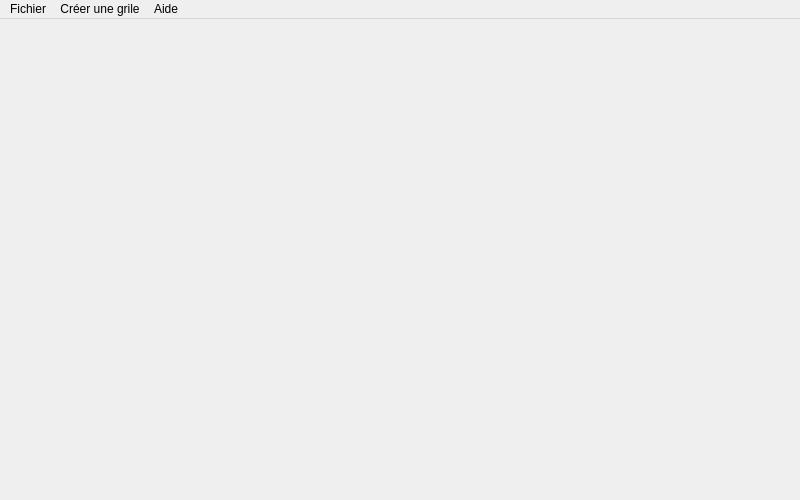
<?xml version="1.0" encoding="UTF-8"?>
<ui version="4.0">
 <class>MainWindow</class>
 <widget class="QMainWindow" name="MainWindow">
  <property name="geometry">
   <rect>
    <x>0</x>
    <y>0</y>
    <width>800</width>
    <height>500</height>
   </rect>
  </property>
  <property name="windowTitle">
   <string>Perlea Creator</string>
  </property>
  <widget class="QWidget" name="centralWidget">
   <widget class="QLabel" name="image">
    <property name="geometry">
     <rect>
      <x>10</x>
      <y>10</y>
      <width>781</width>
      <height>461</height>
     </rect>
    </property>
    <property name="text">
     <string/>
    </property>
   </widget>
  </widget>
  <widget class="QMenuBar" name="menuBar">
   <property name="geometry">
    <rect>
     <x>0</x>
     <y>0</y>
     <width>800</width>
     <height>21</height>
    </rect>
   </property>
   <widget class="QMenu" name="menuFichier">
    <property name="title">
     <string>Fichier</string>
    </property>
    <addaction name="actionOuvrir"/>
    <addaction name="actionEnregistrer"/>
    <addaction name="actionQuitter"/>
   </widget>
   <widget class="QMenu" name="menuGrilles">
    <property name="title">
     <string>Créer une grile</string>
    </property>
    <addaction name="actionLoom"/>
    <addaction name="actionPeyote"/>
    <addaction name="actionSquare"/>
    <addaction name="actionBrick"/>
   </widget>
   <widget class="QMenu" name="menuAide">
    <property name="title">
     <string>Aide</string>
    </property>
   </widget>
   <addaction name="menuFichier"/>
   <addaction name="menuGrilles"/>
   <addaction name="menuAide"/>
  </widget>
  <action name="actionQuitter">
   <property name="text">
    <string>Quitter</string>
   </property>
  </action>
  <action name="actionOuvrir">
   <property name="text">
    <string>Ouvrir image...</string>
   </property>
  </action>
  <action name="actionLoom">
   <property name="enabled">
    <bool>true</bool>
   </property>
   <property name="text">
    <string>Loom...</string>
   </property>
  </action>
  <action name="actionPeyote">
   <property name="enabled">
    <bool>true</bool>
   </property>
   <property name="text">
    <string>Peyote...</string>
   </property>
  </action>
  <action name="actionEnregistrer">
   <property name="enabled">
    <bool>false</bool>
   </property>
   <property name="text">
    <string>Enregistrer...</string>
   </property>
  </action>
  <action name="actionSquare">
   <property name="text">
    <string>Square...</string>
   </property>
  </action>
  <action name="actionBrick">
   <property name="text">
    <string>Brick...</string>
   </property>
  </action>
 </widget>
 <layoutdefault spacing="6" margin="11"/>
 <resources/>
 <connections/>
</ui>
